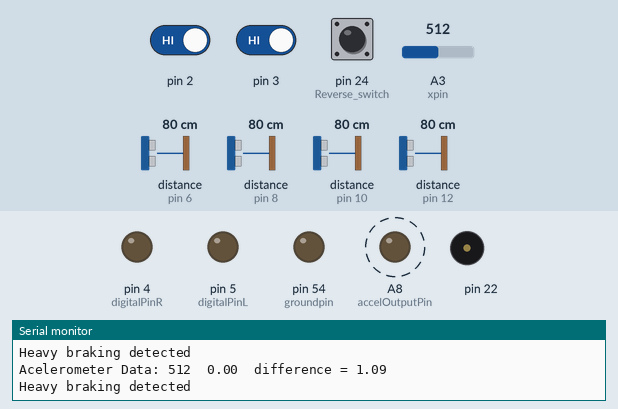
This sketch was run on a simulated Arduino Mega 2560, built with avr-gcc and run on an emulated ATmega2560. Parts: output pins drawn as LEDs (lit = HIGH), buzzer (waves = sounding), the last lines printed to the serial monitor. Dashed ring = blinking. The inputs (shaded band) are chosen by the test bench; at power-on: pin 24 (Reverse_switch) LOW, pin 2 HIGH, pin 3 HIGH, A3 (xpin) = 512, distance to the obstacle (sensors on pin 6, pin 8, pin 10, pin 12) 80 cm. The echo pulse lasts 58.3 µs per cm; pins used as bus, display or sensor lines are not drawn.

Above: at 1.2 s.
1.3 s: pin 24 (Reverse_switch) pulled HIGH for 0.15 s
At 2.81 s:
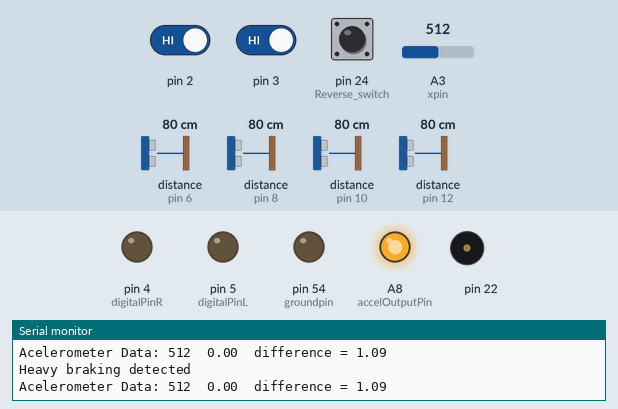
4.3 s: pin 2 driven LOW
At 5.17 s:
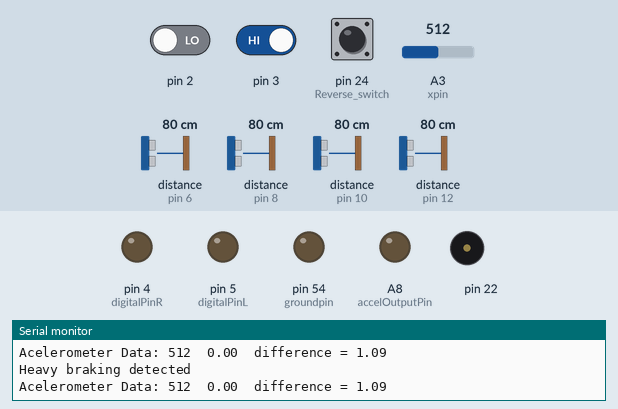
10.3 s: pin 3 driven LOW
13.3 s: pin 24 (Reverse_switch) pulled HIGH for 3.2 s
At 13.9 s:
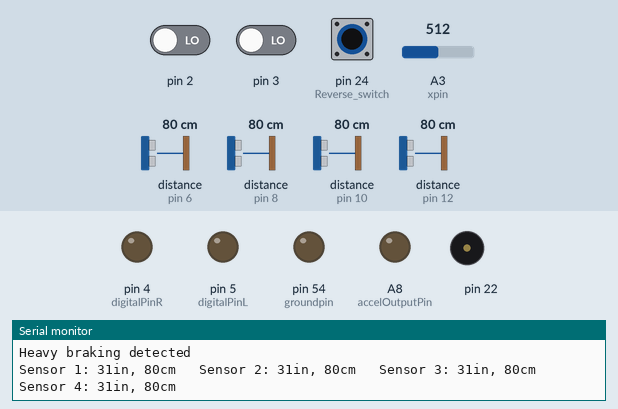
Timing chart, 0 to 19.0 s (numbered marks = the images above; inputs shaded):
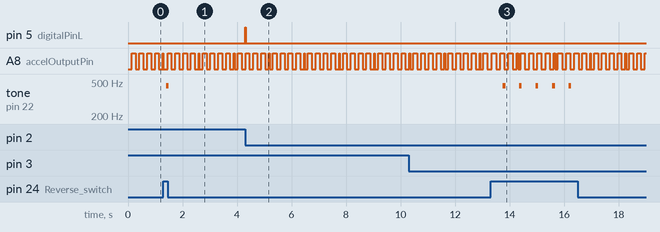

Measured:
- after the input at 1.3 s, tone on pin 22: silent → 450 Hz after 0.10 s, → silent 0.10 s later
- after the input at 4.3 s, pin 5 (digitalPinL): LOW → HIGH at once, → LOW 0.02 s later
- after the input at 13.3 s, tone on pin 22: alternates 450 Hz for 0.10 s and silent for 0.50 s, 10 changes in all, then stays silent, starting after 0.45 s
- by itself, A8 (accelOutputPin): repeats every 1.3 s: 2 × (LOW 0.14 s, HIGH 0.14 s), LOW 0.14 s, HIGH 0.02 s, LOW 0.12 s, HIGH 0.14 s, LOW 0.14 s, HIGH 0.14 s

The sketch:

Final_Code.ino
```cpp
#include <MsTimer2.h>           //Timer interrupt function library
#include <NewTone.h>
#include <NewPing.h>

int MicroL = 0;                     // Left sensor input
int MicroR = 1;                     // Right sensor input
int MNumber_L=0;                    //Interrupt times
int Prev_MNum_L = 0;
int MNumber_R = 0;
int Prev_MNum_R = 0;

const int digitalPinL = 5; // Left sensor output to RPi
const int digitalPinR = 4; // Right sensor output to RPi

// Ultrasonic Config
int trigPin_1 = 13;   // Trigger
int echoPin_1 = 12;   // Echo
int trigPin_2 = 11;   // Trigger
int echoPin_2 = 10;   // Echo
int trigPin_3 = 9;    // Trigger
int echoPin_3 = 8;    // Echo
int trigPin_4 = 7;    // Trigger
int echoPin_4 = 6;    // Echo

int MAX_DISTANCE = 500;
long duration, cm, inches;
long duration_1, duration_2, duration_3, duration_4;
long cm_1, cm_2, cm_3, cm_4, inches_1, inches_2, inches_3, inches_4;
int previous_1 = 999;
int previous_2 = 999;
int previous_3 = 999;
int previous_4 = 999;

NewPing Sensor1(trigPin_1, echoPin_1, MAX_DISTANCE);
NewPing Sensor2(trigPin_2, echoPin_2, MAX_DISTANCE);
NewPing Sensor3(trigPin_3, echoPin_3, MAX_DISTANCE);
NewPing Sensor4(trigPin_4, echoPin_4, MAX_DISTANCE);

//Speaker config
int Speaker = 22;                    // Speaker
int Reverse_switch = 24;
int pauseBetweenNotes = 500;
int noteDuration = 200;
unsigned long previousMillis = 0;
boolean outputTone = false;

//Accelerometer config
const int powerpin = 58;                //A4
const int groundpin = 54;               //A0
const int xpin = A3;
const int accelOutputPin = A8;
uint8_t pinMask = 0;                    // Pin bitmask
volatile uint8_t *pinOutput;            // Output port register
unsigned long previousAccelMillis = 0;

int RawMin = 0;
int RawMax = 1023;
float xAccel = 0;
long xScaled = 0;
int xRaw = 0;
float prevAccel = 0;
const int sampleSize = 10;

//Relay
bool flasher = true;
int hardBrakeDelay = 125; //Reduced from 250, too slow of flashing.
int accelCount = 0;
boolean heavy_braking = false;

void setup()
{
    Serial.begin(115200);
    attachInterrupt(MicroL, motion_detected_L, FALLING);
    attachInterrupt(MicroR, motion_detected_R, FALLING);
    MsTimer2::set(1000, Handle);
    MsTimer2::start();//Start timer interrupt function
    pinMode(digitalPinL, OUTPUT);
    pinMode(digitalPinR, OUTPUT);
    digitalWrite(digitalPinL, LOW);
    digitalWrite(digitalPinR, LOW);

       // Accelerometer
    pinMode(groundpin, OUTPUT);
    pinMode(powerpin, OUTPUT);
    pinMode(accelOutputPin, OUTPUT);
    digitalWrite(groundpin, LOW);
    digitalWrite(powerpin, HIGH);
    digitalWrite(accelOutputPin, LOW);

    //Reverse
    pinMode(Reverse_switch, INPUT);

}


bool first_round = true;

void loop()
{
    Microwave_Sensor_L();
    Microwave_Sensor_R();
    Multiple_Ultrasonic();
    BrakeLight();
    digitalWrite(digitalPinL, LOW);
    digitalWrite(digitalPinR, LOW);
}

void Microwave_Sensor_L()
{
  if(MNumber_L > Prev_MNum_L){
    Serial.print("\nMotion Detected - Left side, ");
    Serial.print(MNumber_L);
    Serial.print("\n");
    Prev_MNum_L = MNumber_L;
  }
}

void Microwave_Sensor_R()
{
  if(MNumber_R > Prev_MNum_R){
    Serial.print("\nMotion Detected - Right side, ");
    Serial.print(MNumber_R);
    Serial.print("\n");
    Prev_MNum_R = MNumber_R;
  }
}

void Multiple_Ultrasonic()
{
  delay(10);

  if(digitalRead(Reverse_switch)){
    duration_1 = Sensor1.ping();
    duration_2 = Sensor2.ping();
    duration_3 = Sensor3.ping();
    duration_4 = Sensor4.ping();

    // Convert the time into a distance
    cm_1 = (duration_1 / 2) / 29.1;   // Divide by 29.1 or multiply by 0.0343
    inches_1 = (duration_1 / 2) / 74; // Divide by 74 or multiply by 0.0135

    cm_2 = (duration_2 / 2) / 29.1;   // Divide by 29.1 or multiply by 0.0343
    inches_2 = (duration_2 / 2) / 74; // Divide by 74 or multiply by 0.0135

    cm_3 = (duration_3 / 2) / 29.1;   // Divide by 29.1 or multiply by 0.0343
    inches_3 = (duration_3 / 2) / 74; // Divide by 74 or multiply by 0.0135

    cm_4 = (duration_4 / 2) / 29.1;   // Divide by 29.1 or multiply by 0.0343
    inches_4 = (duration_4 / 2) / 74; // Divide by 74 or multiply by 0.0135

    if(first_round) inches_1 = 999;
    else if(inches_1 == 0 && inches_1 != 999) inches_1 = previous_1;
    else if(inches_1 != 0) previous_1 = inches_1;

    if(first_round) inches_2 = 999;
    else if(inches_2 == 0 && inches_2 != 999) inches_2 = previous_2;
    else if(inches_2 != 0) previous_2 = inches_2;

    if(first_round) inches_3 = 999;
    else if(inches_3 == 0 && inches_3 != 999) inches_3 = previous_3;
    else if(inches_3 != 0) previous_3 = inches_3;

    if(first_round) inches_4 = 999;
    else if(inches_4 == 0 && inches_4 != 999) inches_4 = previous_4;
    else if(inches_4 != 0) previous_4 = inches_4;

    Serial.print("Sensor 1: ");
    Serial.print(inches_1);
    Serial.print("in, ");
    Serial.print(cm_1);
    Serial.print("cm \t");

    Serial.print("Sensor 2: ");
    Serial.print(inches_2);
    Serial.print("in, ");
    Serial.print(cm_2);
    Serial.print("cm \t");

    Serial.print("Sensor 3: ");
    Serial.print(inches_3);
    Serial.print("in, ");
    Serial.print(cm_3);
    Serial.print("cm \t");

    Serial.print("Sensor 4: ");
    Serial.print(inches_4);
    Serial.print("in, ");
    Serial.print(cm_4);
    Serial.print("cm");
    Serial.println();

    int min_1 = min(inches_1, inches_2);
    int min_2 = min(inches_3, inches_4);
    int minimum = min(min_1, min_2);

    first_round = false;

    unsigned long currentMillis = millis();

    if(minimum <= 70 && minimum > 50) // 4.5 feet, firt tone
    {
      pauseBetweenNotes = 750;

      if (outputTone)
      {
        // We are currently outputting a tone
        // Check if it's been long enough and turn off if so
            if (currentMillis - previousMillis >= noteDuration)
            {
                previousMillis = currentMillis;
                noNewTone(22);
                outputTone = false;
            }
      }
      else
      {
        // We are currently in a pause
        // Check if it's been long enough and turn on if so
        if (currentMillis - previousMillis >= pauseBetweenNotes)
        {
          previousMillis = currentMillis;
          NewTone(22, 350, 75);
          NewTone(22, 400, 75);
          NewTone(22, 450, 125);
          outputTone = true;
        }
      }
      Serial.print("First tone");
    }
    else if(minimum <= 50 && minimum > 30)  // 2 feet, second tone
    {
      pauseBetweenNotes = 400;

      if (outputTone)
      {
        // We are currently outputting a tone
        // Check if it's been long enough and turn off if so
        if (currentMillis - previousMillis >= noteDuration)
        {
          previousMillis = currentMillis;
          noNewTone(22);
          outputTone = false;
        }
      }
      else
      {
        // We are currently in a pause
        // Check if it's been long enough and turn on if so
        if (currentMillis - previousMillis >= pauseBetweenNotes)
        {
          previousMillis = currentMillis;
          NewTone(22, 350, 50);
          NewTone(22, 400, 50);
          NewTone(22, 450, 100);
          outputTone = true;
        }
      }
      Serial.print("Second tone");
    }
    else if(minimum <= 30 && minimum > 0) //1 foot, final tone
    {
      pauseBetweenNotes = 25;

      if (outputTone)
      {
        // We are currently outputting a tone
        // Check if it's been long enough and turn off if so
        if (currentMillis - previousMillis >= noteDuration)
        {
          previousMillis = currentMillis;
          noNewTone(22);
          outputTone = false;
        }
      }
      else
      {
        // We are currently in a pause
        // Check if it's been long enough and turn on if so
        if (currentMillis - previousMillis >= pauseBetweenNotes)
        {
          previousMillis = currentMillis;
          NewTone(22, 350, 25);
          NewTone(22, 400, 25);
          NewTone(22, 450, 75);
          outputTone = true;
        }
      }
      Serial.print("Third tone");
    }
  }
}


void motion_detected_L()  //Interrupt service function
{
  MNumber_L++;  //Interrupted once, the number + 1
  digitalWrite(digitalPinL, HIGH);

}

void motion_detected_R()
{
  MNumber_R++;
  digitalWrite(digitalPinR, HIGH);
}

void BrakeLight()
{
  unsigned long currentAccelMillis = millis();
  xRaw = ReadAxis(xpin);
  xScaled = map(xRaw, RawMin, RawMax, -3000, 3000);
  prevAccel = xAccel;
  xAccel = xScaled / 1000.0;

  Serial.print("Acelerometer Data: ");
  Serial.print(xRaw);
  Serial.print("\t");
  Serial.print(xAccel);
  Serial.print("\t");

  float difference = -1.09 - xAccel;
  difference = abs(difference);
  if(difference > .10) heavy_braking = true;
  Serial.print("difference = ");
  Serial.print(difference);
  Serial.print("\n");
  if(heavy_braking && accelCount < 9)
  {
    Serial.print("Heavy braking detected");
    if(currentAccelMillis - previousAccelMillis >= hardBrakeDelay)
    {
      previousAccelMillis = currentAccelMillis;
      digitalWrite(accelOutputPin, HIGH);
      digitalWrite(accelOutputPin, LOW);
      accelCount++;
      flasher = !flasher;
      if(flasher){
          digitalWrite(accelOutputPin, LOW);
      }
      else{
          digitalWrite(accelOutputPin, HIGH);
      }
    }
  }
  else
  {
    // Default, no heavy braking detected
    digitalWrite(accelOutputPin, LOW);
    heavy_braking = false;
    accelCount = 0;
    flasher = true;
  }
  Serial.print("\n");
  delay(10);
}

int ReadAxis(int axisPin){
  long reading = 0;
  analogRead(axisPin);
  delay(1);
  for(int i = 0; i < sampleSize; i++)
  {
    reading += analogRead(axisPin);
  }
  return reading/sampleSize;
}

void Handle()   //Timer service function
{
  MNumber_L=0;
  MNumber_R=0;
}
```
